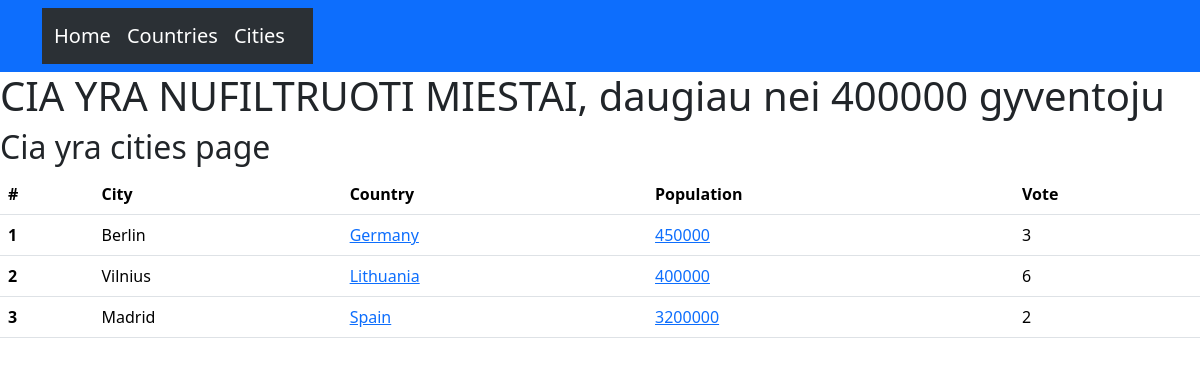
The page /country/cities/greater/400000 on the database its author committed.
### country/models.py (models this page shows, shortened)
class BaseModel(models.Model):
    objects = models.Manager()
    DoesNotExist = models.Manager()
    class Meta:
        abstract = True

class City(BaseModel):
    city = models.CharField(max_length=50)
    city_population = models.IntegerField(default=0)
    country = models.ForeignKey(Country, on_delete=models.CASCADE)
    vote = models.IntegerField(default=0)

class Country(BaseModel):
    continent_choices = {
        "europa":"Europe",
        "afrika":"Africa",
        "s_amerika": "North America",
        "p_amerika": "South America",
        "azija": "Asia",
        "australija":"Australia",
        "antarktida":"Antarctic"
    }
    country = models.CharField(max_length=50, unique=True)
    population = models.IntegerField(default=0)
    pub_date = models.DateTimeField(default=now)
    continent = models.CharField(max_length=50, choices=continent_choices)

### country/views.py (the view)
# urls.py: path("cities/greater/<int:city_population>", get_cities_population_more_than, name='greater'),
def get_cities_population_more_than(request, city_population):
    bigger_cities = City.objects.filter(city_population__gte=city_population)
    context = {'cities': bigger_cities, 'population': city_population}
    return render(request, "country/cities.html", context)

### country/templates/country/cities.html
{% extends 'base.html' %}
{% block content %}
  {% if population > 0 %}
    <h1>CIA YRA NUFILTRUOTI MIESTAI, daugiau nei {{population}} gyventoju</h1>
  {% else %}
  <h1>CIA YRA VISI MIESTAI!</h1>
  {% endif %}
<body>
<h2>Cia yra cities page</h2>
    <table class="table">
  <thead>
    <tr>
      <th scope="col">#</th>
      <th scope="col">City</th>
      <th scope="col">Country</th>
      <th scope="col">Population</th>
      <th scope="col">Vote</th>
    </tr>
  </thead>
  <tbody>
      {% for city in cities %}
        <tr>
          <th scope="row">{{forloop.counter}}</th>
          <td>{{city.city}}</td>
          <td><a href="{% url 'countries:by_country' city.country.country %}">{{ city.country.country}}</a></td>
          <td><a href="{% url 'countries:greater' city.city_population   %}">{{ city.city_population}}</a>
          <td>{{city.vote}}</td>
        </tr>
      {% endfor %}
  </tbody>
    </table>
</body>
{% endblock %}

### rows shown on the page
City: city "Berlin", country.country "Germany", city_population "450000", vote "3"
City: city "Vilnius", country.country "Lithuania", city_population "400000", vote "6"
City: city "Madrid", country.country "Spain", city_population "3200000", vote "2"

### other values the page prints
{{ population }} "400000"
